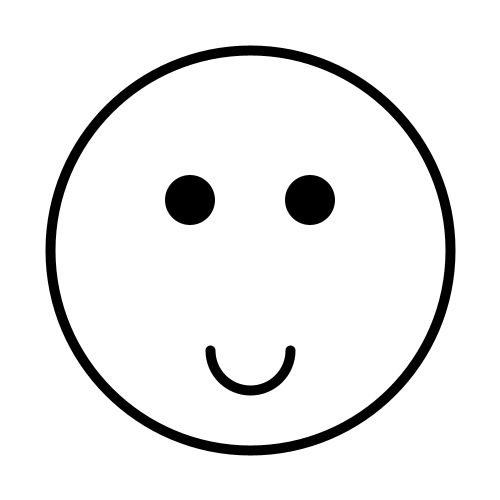
Frame 1 (no input)
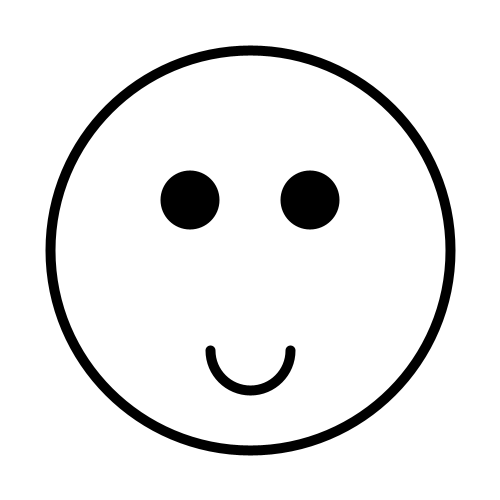
Frame 60 (the mouse pressed at the canvas centre just before this capture)
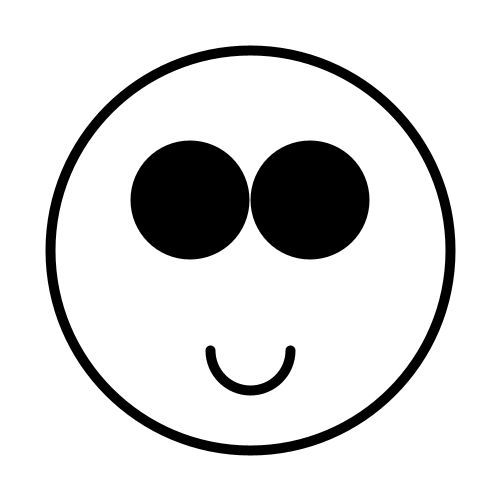
Frame 120 (the mouse held since frame 60 and released just before this capture)

The Processing sketch that drew these frames (run headless with seeded random() and noise(); from frame 60 on, the mouse is pressed at the canvas centre):

// Processing sketch: E1
// ── E1.pde
/*
void setup()
{
  size(500,500);
  background(255);
}

void draw()
{
  background(255);

  noFill();
  stroke(0);
  strokeWeight(10);
  ellipse(250,250,400,400);
  
  arc(250, 350, 80, 80, 0, PI);
}
*/

int a;
int b;
void setup()
{
  a = 50;
  size(500,500);
  background(255);
  b = -1;
}

void draw()
{
  background(255);
  
  noFill();
  stroke(0);
  strokeWeight(10);
  ellipse(250,250,400,400);
  
  arc(250, 350, 80, 80, 0, PI);
  
  noStroke();
  fill(0);
  ellipse(190,200,a,a);
  ellipse(310,200,a,a);
  a -= 1;
  b += 1;
  ellipse(190,200,b,b);
  ellipse(310,200,b,b);
 
 
}
